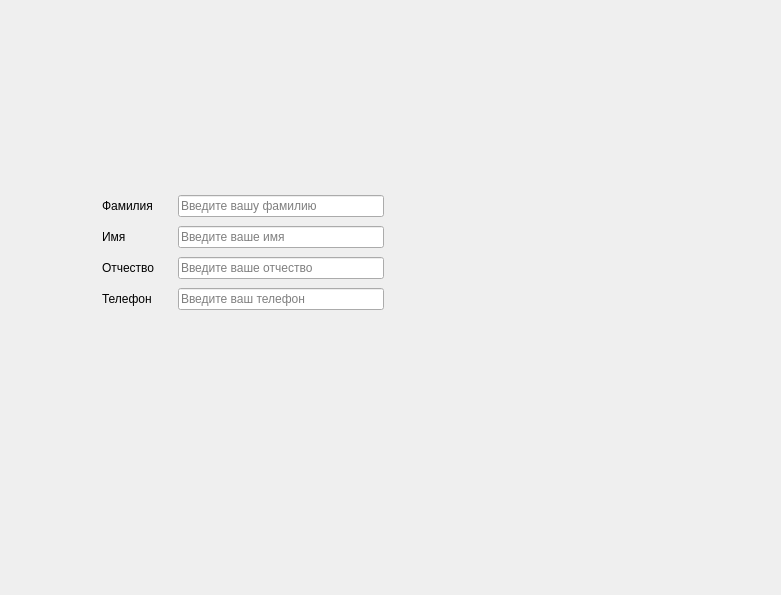
<?xml version="1.0" encoding="UTF-8"?>
<ui version="4.0">
 <class>Dialog</class>
 <widget class="QDialog" name="Dialog">
  <property name="geometry">
   <rect>
    <x>0</x>
    <y>0</y>
    <width>781</width>
    <height>595</height>
   </rect>
  </property>
  <property name="windowTitle">
   <string>Dialog</string>
  </property>
  <widget class="QWidget" name="">
   <property name="geometry">
    <rect>
     <x>102</x>
     <y>192</y>
     <width>282</width>
     <height>124</height>
    </rect>
   </property>
   <layout class="QVBoxLayout" name="verticalLayout">
    <item>
     <layout class="QHBoxLayout" name="horizontalLayout">
      <item>
       <widget class="QLabel" name="label">
        <property name="minimumSize">
         <size>
          <width>70</width>
          <height>0</height>
         </size>
        </property>
        <property name="text">
         <string>Фамилия</string>
        </property>
       </widget>
      </item>
      <item>
       <widget class="QLineEdit" name="lineEdit">
        <property name="minimumSize">
         <size>
          <width>200</width>
          <height>0</height>
         </size>
        </property>
        <property name="toolTip">
         <string>&lt;html&gt;&lt;head/&gt;&lt;body&gt;&lt;p&gt;Введите вашу фамилию&lt;/p&gt;&lt;/body&gt;&lt;/html&gt;</string>
        </property>
        <property name="whatsThis">
         <string>&lt;html&gt;&lt;head/&gt;&lt;body&gt;&lt;p&gt;&lt;br/&gt;&lt;/p&gt;&lt;/body&gt;&lt;/html&gt;</string>
        </property>
        <property name="styleSheet">
         <string notr="true"/>
        </property>
        <property name="placeholderText">
         <string>Введите вашу фамилию</string>
        </property>
       </widget>
      </item>
     </layout>
    </item>
    <item>
     <layout class="QHBoxLayout" name="horizontalLayout_2">
      <item>
       <widget class="QLabel" name="label_2">
        <property name="minimumSize">
         <size>
          <width>70</width>
          <height>0</height>
         </size>
        </property>
        <property name="text">
         <string>Имя</string>
        </property>
       </widget>
      </item>
      <item>
       <widget class="QLineEdit" name="lineEdit_2">
        <property name="whatsThis">
         <string>&lt;html&gt;&lt;head/&gt;&lt;body&gt;&lt;p&gt;&lt;br/&gt;&lt;/p&gt;&lt;/body&gt;&lt;/html&gt;</string>
        </property>
        <property name="placeholderText">
         <string>Введите ваше имя</string>
        </property>
       </widget>
      </item>
     </layout>
    </item>
    <item>
     <layout class="QHBoxLayout" name="horizontalLayout_3">
      <item>
       <widget class="QLabel" name="label_3">
        <property name="minimumSize">
         <size>
          <width>70</width>
          <height>0</height>
         </size>
        </property>
        <property name="text">
         <string>Отчество</string>
        </property>
       </widget>
      </item>
      <item>
       <widget class="QLineEdit" name="lineEdit_3">
        <property name="whatsThis">
         <string>&lt;html&gt;&lt;head/&gt;&lt;body&gt;&lt;p&gt;&lt;br/&gt;&lt;/p&gt;&lt;/body&gt;&lt;/html&gt;</string>
        </property>
        <property name="placeholderText">
         <string>Введите ваше отчество</string>
        </property>
       </widget>
      </item>
     </layout>
    </item>
    <item>
     <layout class="QHBoxLayout" name="horizontalLayout_4">
      <item>
       <widget class="QLabel" name="label_4">
        <property name="minimumSize">
         <size>
          <width>70</width>
          <height>0</height>
         </size>
        </property>
        <property name="text">
         <string>Телефон</string>
        </property>
       </widget>
      </item>
      <item>
       <widget class="QLineEdit" name="lineEdit_4">
        <property name="whatsThis">
         <string>&lt;html&gt;&lt;head/&gt;&lt;body&gt;&lt;p&gt;&lt;br/&gt;&lt;/p&gt;&lt;/body&gt;&lt;/html&gt;</string>
        </property>
        <property name="placeholderText">
         <string>Введите ваш телефон</string>
        </property>
       </widget>
      </item>
     </layout>
    </item>
   </layout>
  </widget>
 </widget>
 <resources/>
 <connections/>
</ui>
